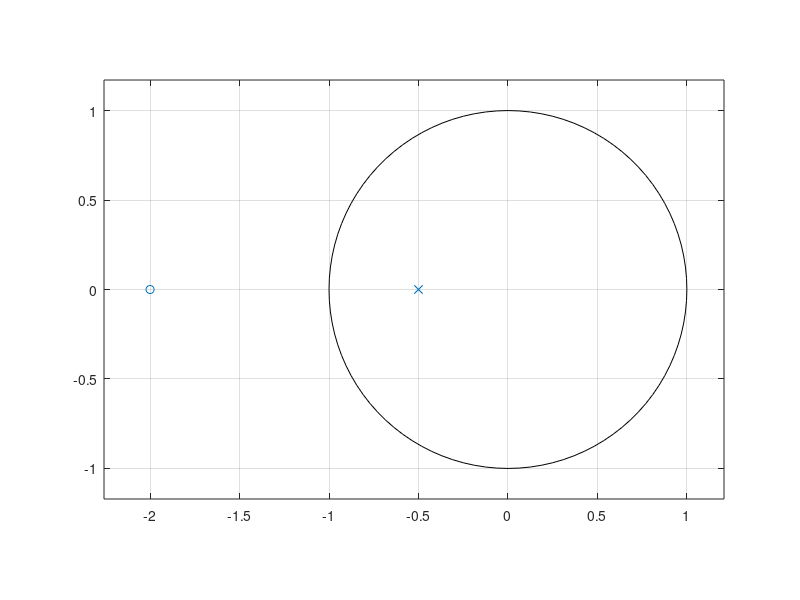
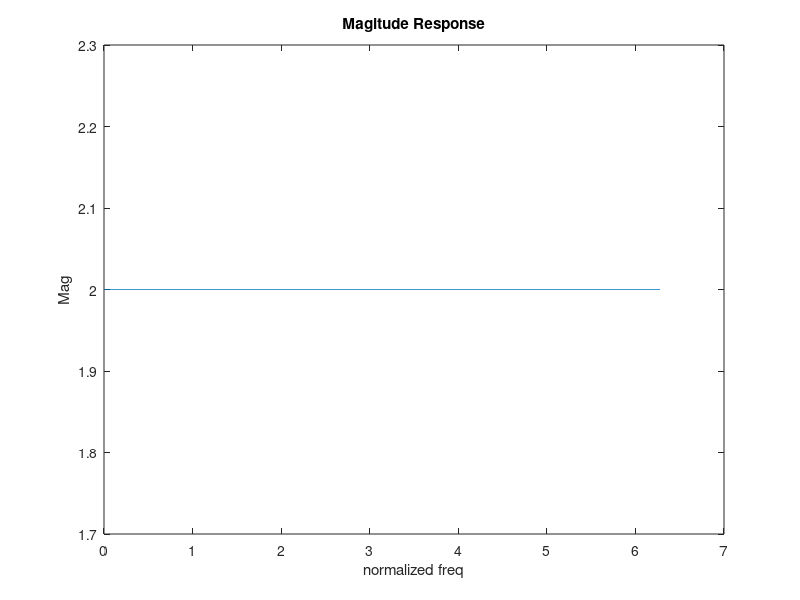
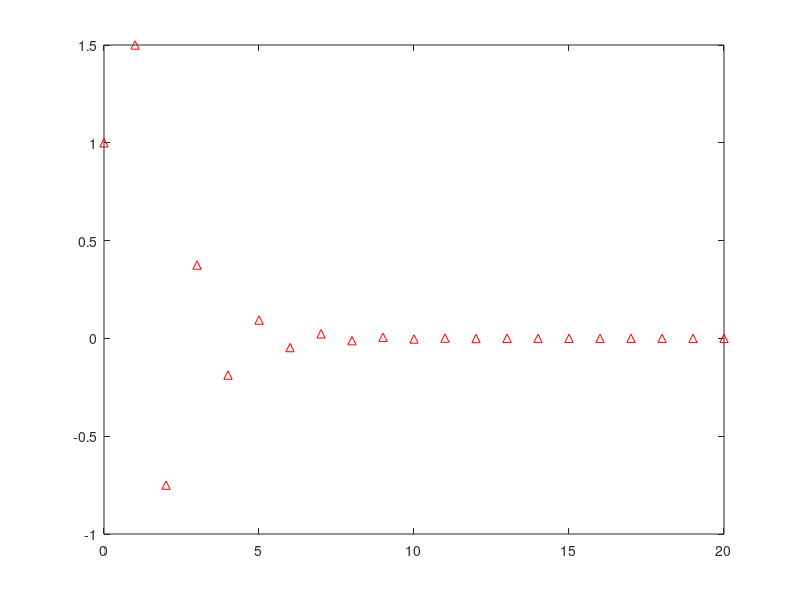

Write the MATLAB code that produced these figures, in order.

p = 0.5;
a = [1,p];
N = 1001;

b = [1, p^-1];

figure()
zplane(b,a);

[h,w] = freqz(b,a,N, 'whole');

mag = abs(h);
figure()
plot(w,mag);
title("Magitude Response");
ylabel("Mag");
xlabel("normalized freq");

figure()
impz(b,a);